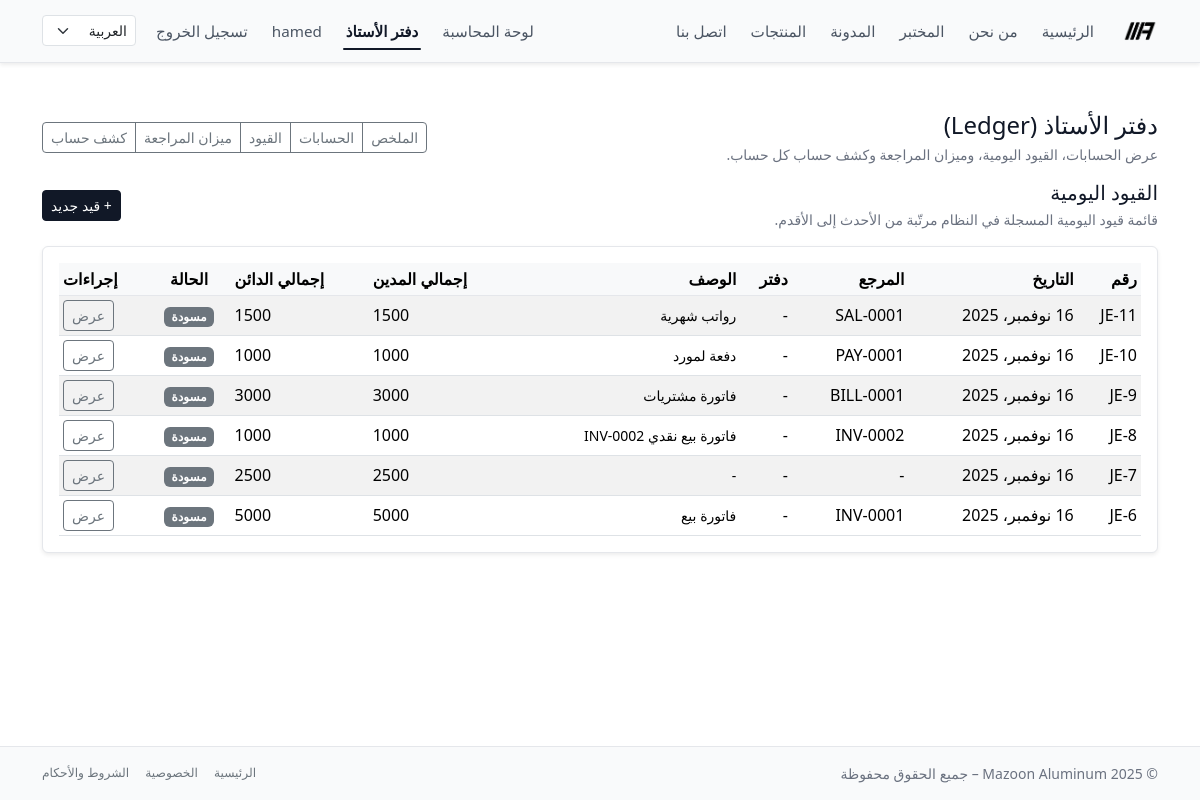
The page /ar/ledger/entries/ (signed in) on the database as committed earlier.
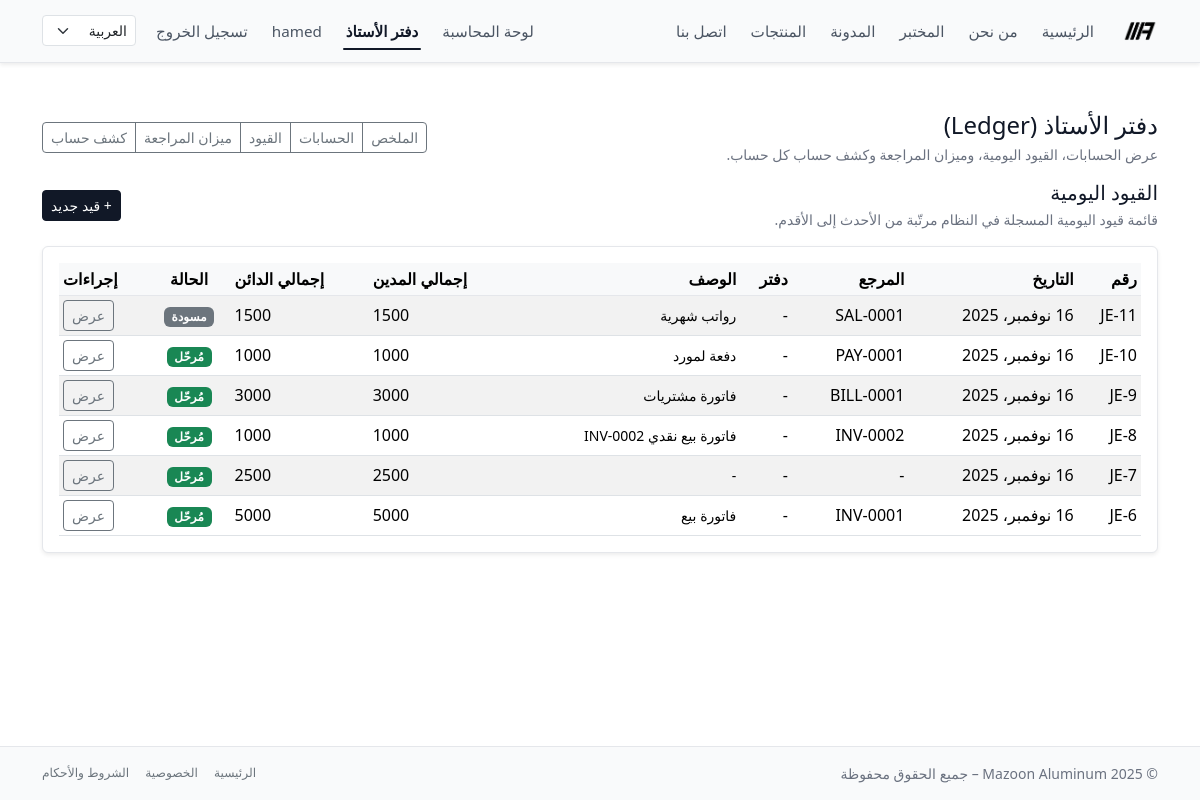
The same page on the database as committed later.
### ledger/models.py (models this page shows, shortened)
class JournalEntry(models.Model):
    fiscal_year = models.ForeignKey(
        FiscalYear,
        null=True,
        blank=True,
        on_delete=models.PROTECT,
        related_name="entries",
        verbose_name=_("السنة المالية"),
    )
    journal = models.ForeignKey(
        "Journal",
        null=True,
        blank=True,
        on_delete=models.PROTECT,
        related_name="entries",
        verbose_name=_("دفتر اليومية"),
    )
    date = models.DateField(default=timezone.now, verbose_name=_("التاريخ"))
    reference = models.CharField(max_length=50, blank=True, verbose_name=_("المرجع"))
    description = models.TextField(blank=True, verbose_name=_("الوصف"))
    number = models.CharField(
        max_length=32,
        unique=True,
        null=True,
        blank=True,
        verbose_name=_("رقم القيد"),
    )
    posted = models.BooleanField(default=False, verbose_name=_("مرحّل"))
    posted_at = models.DateTimeField(
        null=True,
        blank=True,
        verbose_name=_("تاريخ الترحيل"),
    )
    posted_by = models.ForeignKey(
        User,
        null=True,
        blank=True,
        on_delete=models.SET_NULL,
        related_name="posted_journal_entries",
        verbose_name=_("مُرحّل بواسطة"),
    )
    created_at = models.DateTimeField(auto_now_add=True)
    created_by = models.ForeignKey(
        User,
        null=True,
        blank=True,
        on_delete=models.SET_NULL,
        verbose_name=_("أنشئ بواسطة"),
    )
    class Meta:
        ordering = ["-date", "-id"]

### ledger/views.py (the view)
# urls.py: path("entries/", views.JournalEntryListView.as_view(), name="journalentry_list"),
class JournalEntryListView(FiscalYearRequiredMixin, StaffRequiredMixin, ListView):
    model = JournalEntry
    template_name = "ledger/journal/list.html"
    context_object_name = "entries"
    paginate_by = 50
    def get_queryset(self):
        return (
            JournalEntry.objects
            .prefetch_related("lines")
            .annotate(
                total_debit_value=Coalesce(
                    Sum("lines__debit"),
                    Value(0),
                    output_field=DecimalField(max_digits=12, decimal_places=3),
                ),
                total_credit_value=Coalesce(
                    Sum("lines__credit"),
                    Value(0),
                    output_field=DecimalField(max_digits=12, decimal_places=3),
                ),
            )
            .order_by("-date", "-id")
        )

### accounting/views.py (called while the page is built)
def is_accounting_staff(user):
    return (
        user.is_authenticated
        and user.is_active
        and user.groups.filter(name="accounting_staff").exists()
    )

### ledger/views.py (called while the page is built)
    def test_func(self):
        return is_accounting_staff(self.request.user)

    def dispatch(self, request, *args, **kwargs):
        if not FiscalYear.objects.exists():
            messages.warning(
                request,
                _("يجب إنشاء سنة مالية واحدة على الأقل قبل استخدام دفتر الأستاذ."),
            )
            return redirect("ledger:fiscal_year_setup")
        return super().dispatch(request, *args, **kwargs)

### templates/ledger/journal/list.html (shortened to what this page needs)
{% extends "ledger/base_ledger.html" %}
{% load i18n %}
{% block ledger_content %}
<div class="mb-3 d-flex flex-wrap justify-content-between align-items-center gap-2">
  <div>
    <h2 class="h5 mb-1">{% trans "القيود اليومية" %}</h2>
    <p class="text-muted small mb-0">
      {% trans "قائمة قيود اليومية المسجلة في النظام مرتّبة من الأحدث إلى الأقدم." %}
    </p>
  </div>
  <div>
    <a href="{% url 'ledger:journalentry_create' %}" class="btn btn-primary btn-sm">
      + {% trans "قيد جديد" %}
    </a>
  </div>
</div>
<div class="card shadow-sm border-0">
  <div class="card-body">
    <div class="table-responsive">
      <table class="table table-sm table-striped align-middle mb-0">
        <thead class="table-light">
          <tr>
            <th class="text-nowrap">{% trans "رقم" %}</th>
            <th class="text-nowrap">{% trans "التاريخ" %}</th>
            <th class="text-nowrap">{% trans "المرجع" %}</th>
              <th class="text-nowrap">{% trans "دفتر" %}</th>
            <th class="text-nowrap">{% trans "الوصف" %}</th>
            <th class="text-nowrap text-end">{% trans "إجمالي المدين" %}</th>
            <th class="text-nowrap text-end">{% trans "إجمالي الدائن" %}</th>
            <th class="text-nowrap text-center">{% trans "الحالة" %}</th>
            <th class="text-nowrap text-end">{% trans "إجراءات" %}</th>
          </tr>
        </thead>
        <tbody>
          {% for e in entries %}
            <tr>
              <td class="text-nowrap">
  {% if e.number %}
    {{ e.number }}
  {% else %}
    JE-{{ e.id }}
  {% endif %}
</td>
              <td class="text-nowrap">{{ e.date }}</td>
              <td class="text-nowrap">{{ e.reference|default:"-" }}</td>
            <td class="text-nowrap">
  {{ e.journal|default:"-" }}
</td>
              <td class="small">
                {{ e.description|default:"-"|truncatechars:60 }}
              </td>
              <td class="text-end text-nowrap">
                {{ e.total_debit_value }}
              </td>
              <td class="text-end text-nowrap">
                {{ e.total_credit_value }}
              </td>
              <td class="text-center">
                {% if e.posted %}
                  <span class="badge bg-success">
                    {% trans "مُرحّل" %}
                  </span>
                {% else %}
                  <span class="badge bg-secondary">
                    {% trans "مسودة" %}
                  </span>
                {% endif %}
              </td>
              <td class="text-end text-nowrap">
                <a href="{% url 'ledger:journalentry_detail' e.pk %}"
                   class="btn btn-outline-secondary btn-sm">
                  {% trans "عرض" %}
                </a>
              </td>
            </tr>
          {% empty %}
            <tr>
              <td colspan="8" class="text-center text-muted small py-4">
                {% trans "لا توجد قيود حتى الآن." %}
              </td>
            </tr>
          {% endfor %}
        </tbody>
      </table>
    </div>
  </div>
</div>
{% endblock %}

Rows that differ between the two databases and show on the page:
changed JournalEntry "PAY-0001": posted False → True (drawn); trans "مسودة" → "مُرحّل"
changed JournalEntry "BILL-0001": posted False → True (drawn); trans "مسودة" → "مُرحّل"
changed JournalEntry "INV-0002": posted False → True (drawn); trans "مسودة" → "مُرحّل"
changed JournalEntry id 7: posted False → True (drawn); trans "مسودة" → "مُرحّل"
changed JournalEntry "INV-0001": posted False → True (drawn); trans "مسودة" → "مُرحّل"
